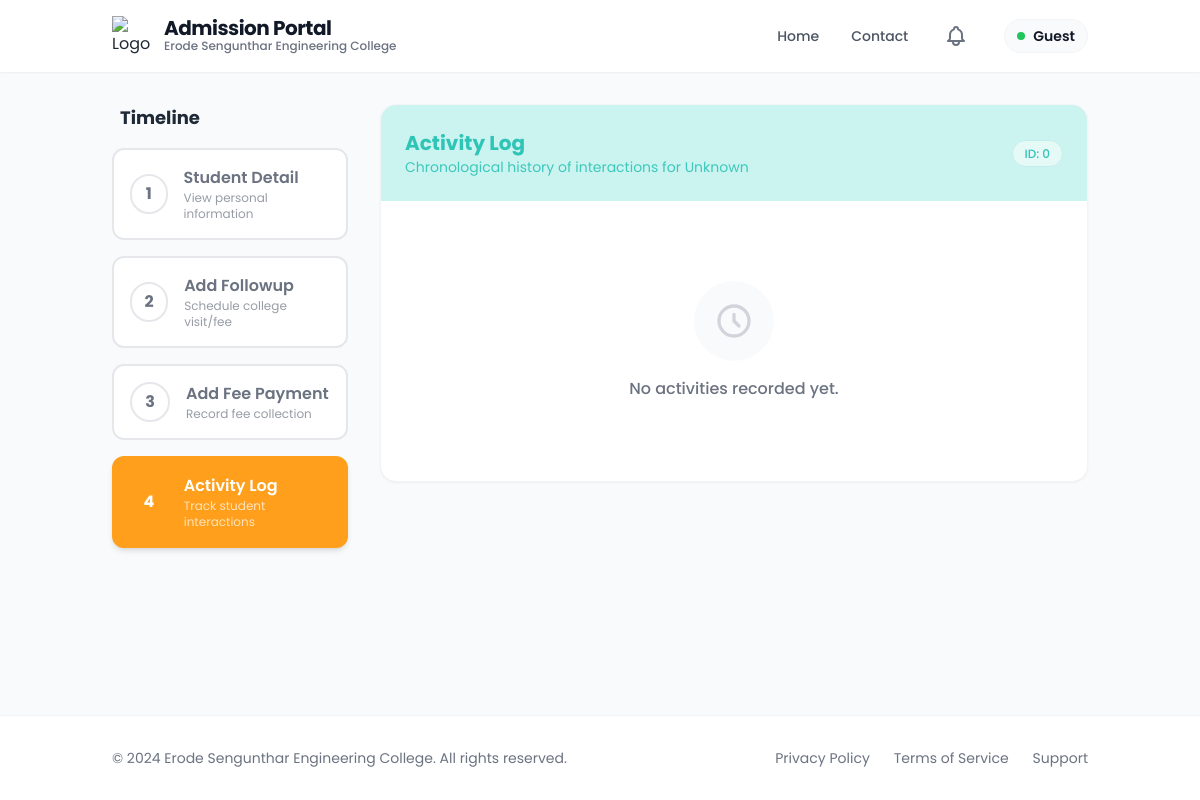
/activities/8/, run on an earlier commit of the app's database.
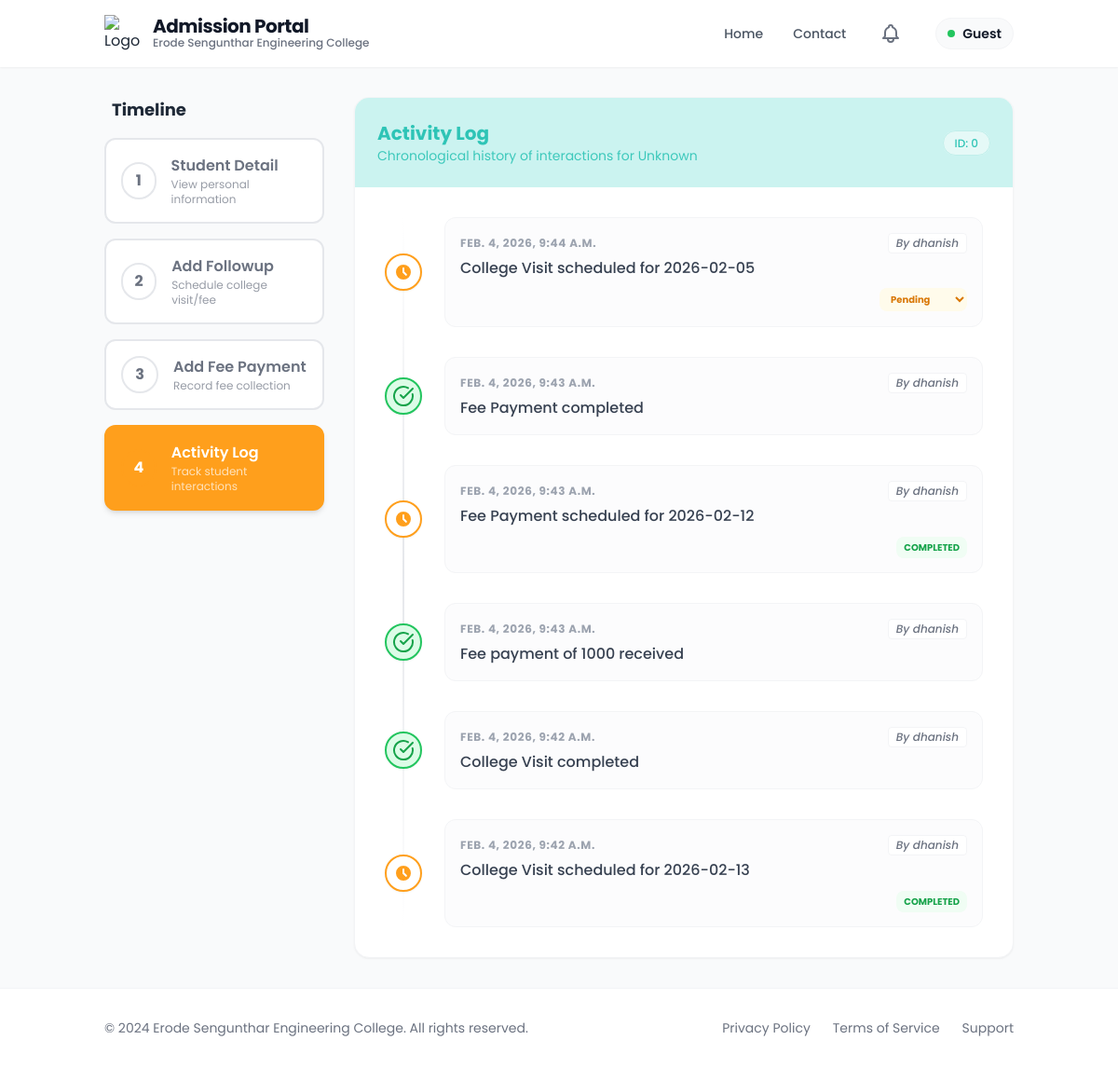
And on a later commit of the database.
### app/models.py (models this page shows, shortened)
class Admission(models.Model):
    Application_number=models.CharField(max_length=100, unique=True, blank =True, null =True)
    unique_id=models.CharField(unique=True,blank=True,null=True)
    student_name = models.CharField(max_length=255)
    email = models.EmailField(unique=True)
    student_mobile = models.CharField(max_length=15, blank=True, null=True)
    father_mobile = models.CharField(max_length=15, blank=True, null=True)
    mother_mobile = models.CharField(max_length=15, blank=True, null=True)
    guardian_mobile = models.CharField(max_length=15,blank=True,null=True)
    father_name = models.CharField(max_length=255)
    mother_name = models.CharField(max_length=255)
    guardian_name = models.CharField(max_length=255, blank=True, null=True)
    register_number = models.CharField(max_length=100, unique=True,blank=True)
    umis_number = models.CharField(max_length=100, blank=True, null=True)
    dob = models.DateField()
    gender = models.CharField(max_length=10, choices=[('Male', 'Male'), ('Female', 'Female'), ('Others', 'Others')])
    community = models.CharField(
    max_length=255,
    choices=[ ('OC', 'Open Competition (OC)'),
    ('BC', 'Backward Class (BC)'),
    ('MBC', 'Most Backward Class (MBC)'),
    ('DNC', 'Denotified Communities (DNC)'),
    ('BCM', 'Backward Class (Muslim) (BCM)'),
    ('SC', 'Scheduled Caste (SC)'),
    ('SCA', 'Scheduled Caste (Arunthathiyar) (SCA)'),
    ('ST', 'Scheduled Tribe (ST)') ],
    blank=True,
    null=True)
    address = models.TextField()
    state=models.CharField(blank=True,null=True)
    district=models.CharField(blank=True,null=True)
    country=models.CharField(blank=True,null=True)
    level = models.CharField(max_length=10, choices=[('ug', 'UG'), ('pg', 'PG'), ('le', 'LE')])
    department_preferences = models.JSONField(default=dict, blank=True)  # Store as {dept_name: preference_rank}
    pg_dept = models.CharField(max_length=255, blank=True, null=True)  # For PG only
    tc = models.FileField(upload_to=certificate_upload_path, blank=True)
    community_cert = models.FileField(upload_to=certificate_upload_path, blank=True)
    aadhaar = models.FileField(upload_to=certificate_upload_path, blank=True)
    tenth_marksheet = models.FileField(upload_to=certificate_upload_path, blank=True)
    twelfth_marksheet = models.FileField(upload_to=certificate_upload_path, blank=True, null=True)
    photo = models.FileField(upload_to=photo_upload_path, blank=True)
    admission_fee = models.CharField(max_length=50, blank=True)
    tuition_fee = models.CharField(max_length=50, blank=True)
    college_fee = models.CharField(max_length=50, blank=True)
    hostel_fee = models.CharField(max_length=50, blank=True)
    bus_fee = models.CharField(max_length=50, blank=True)
    transaction_id = models.CharField(max_length=50,null=True, blank=True)
    transaction_date = models.DateTimeField(null=True, blank=True)
    payment_screenshot = models.FileField(upload_to=payment_upload_path, blank=True)
    had_paid=models.BooleanField(default=False)
    tenth_total = models.CharField(max_length=50, blank=True)
    tenth_percentage = models.CharField(max_length=50, blank=True)
    twelfth_total = models.CharField(max_length=50, blank=True, null=True)
    twelfth_percentage = models.CharField(max_length=50, blank=True, null=True)
    qualification = models.CharField(max_length=10, choices=[('12th', '12th'), ('Diploma', 'Diploma')], blank=True)
    maths_marks = models.CharField(max_length=50, blank=True, null=True)
    physics_marks = models.CharField(max_length=50, blank=True, null=True)
    chemistry_marks = models.CharField(max_length=50, blank=True, null=True)
    cutoff_marks = models.CharField(max_length=50, blank=True, null=True)
    twelfth_major = models.CharField(max_length=255, blank=True,null= True)
    diploma_total = models.CharField(max_length=50, blank=True, null=True)
    diploma_percentage = models.CharField(max_length=50, blank=True, null=True)
    diploma_major = models.CharField(max_length=255, blank=True)
    last_school = models.CharField(max_length=255, blank=True)
    board = models.CharField(max_length=50, choices=[
        ('State Board', 'State Board'),
        ('CBSE', 'CBSE'),
        ('ICSE', 'ICSE'),
        ('Matriculation', 'Matriculation'),
        ('Diploma', 'Diploma'),
        ('Others', 'Others')
    ], blank=True)
    year_passing = models.IntegerField(blank=True, null=True)
    medium = models.CharField(max_length=50, choices=[
        ('Tamil', 'Tamil'),
        ('English', 'English'),
        ('Others', 'Others')
    ], blank=True)
    vocational_stream = models.CharField(max_length=100, blank=True, null=True)
    skill_proof = models.FileField(upload_to=vocational_upload_path, blank=True, null=True)
    bus_needed = models.CharField(max_length=3, choices=[('yes', 'Yes'), ('no', 'No')], blank=True)
    boarding_point = models.CharField(max_length=100, blank=True, null=True)
    bus_route = models.CharField(max_length=100, blank=True, null=True)
    hostel_needed = models.CharField(max_length=3, choices=[('yes', 'Yes'), ('no', 'No')], blank=True)
    hostel_type = models.CharField(max_length=50, blank=True, null=True)
    room_type = models.CharField(max_length=50, blank=True, null=True)
    mess_type = models.CharField(max_length=50, blank=True, null=True)
    hostel_fee_amount = models.CharField(max_length=50, blank=True, null=True)
    reference_name = models.CharField(max_length=255, blank=True)
    contact_number = models.CharField(max_length=15, blank=True)
    relationship = models.CharField(max_length=255,blank=True)
    reference_mobile = models.CharField(max_length=15,blank=True)
    reference_department = models.CharField(max_length=255,blank=True)
    reference_designation = models.CharField(max_length=255,blank=True)
    created_at = models.DateTimeField(auto_now_add=True)

class ActivityLog(models.Model):
    student = models.ForeignKey(
        'Admission',
        on_delete=models.CASCADE,
        related_name='activities'
    )
    action = models.CharField(max_length=255)
    created_by = models.ForeignKey(
        User,
        on_delete=models.SET_NULL,
        null=True
    )
    followup = models.ForeignKey(
        'FollowUp',
        on_delete=models.SET_NULL,
        null=True,
        blank=True,
        related_name='logs'
    )
    is_completed = models.BooleanField(default=False)
    created_at = models.DateTimeField(auto_now_add=True)

class FollowUp(models.Model):
    FOLLOWUP_TYPES = (
        ('visit', 'College Visit'),
        ('fee', 'Fee Payment'),
    )
    student = models.ForeignKey(
        'Admission',
        on_delete=models.CASCADE,
        related_name='followups'
    )
    followup_type = models.CharField(max_length=10, choices=FOLLOWUP_TYPES)
    expected_date = models.DateField()
    remarks = models.TextField(blank=True)
    completed = models.BooleanField(default=False)
    created_by = models.ForeignKey(
        User,
        on_delete=models.SET_NULL,
        null=True
    )
    created_at = models.DateTimeField(auto_now_add=True)

### app/followup.py (the view)
# urls.py: path('activities/<int:pk>/', followup.student_activity_log, name='student_activity_log'),
def student_activity_log(request, pk):
    student = get_object_or_404(Admission, pk=pk)
    activities = student.activities.all().order_by('-created_at')
    return render(request, 'followup/activity_log.html', {
        'student': student,
        'admission': student,
        'activities': activities,
        'active_step': 'activity_log'
    })

### templates/followup/activity_log.html (shortened to what this page needs)
{% extends 'followup/new_base.html' %}
{% block content %}
<div class="flex flex-col lg:flex-row gap-8">
    <div class="lg:w-1/4">
        <div class="sticky top-24">
            <h3 class="text-lg font-bold mb-4 text-gray-800 px-2">Timeline</h3>
            {% include 'followup/stepper.html' %}
        </div>
    </div>
    <div class="lg:w-3/4">
        <div class="bg-white rounded-2xl shadow-sm border border-gray-100 overflow-hidden">
            <div class="p-6 bg-accent text-dark">
                <div class="flex justify-between items-center">
                    <div>
                        <h2 class="text-xl font-bold">Activity Log</h2>
                        <p class="text-sm opacity-90">Chronological history of interactions for {{ student.student_name }}</p>
                    </div>
                    <div class="hidden md:block">
                        <span
                            class="bg-white/50 px-3 py-1 rounded-full text-xs font-medium border border-dark/20 text-dark">
                            ID: {{ student.register_number }}
                        </span>
                    </div>
                </div>
            </div>
            <div class="p-8">
                {% if activities %}
                <div
                    class="relative space-y-8 before:absolute before:inset-0 before:ml-5 before:-translate-x-px before:h-full before:w-0.5 before:bg-gradient-to-b before:from-transparent before:via-gray-200 before:to-transparent">
                    {% for activity in activities %}
                    <div class="relative flex items-center justify-between md:justify-start">
                        {% if activity.is_completed %}
                        <div class="flex items-center justify-center w-10 h-10 rounded-full border-2 shadow-sm z-10 shrink-0"
     style="background-color: #dcfce7; border-color: #22c55e;">
    <svg xmlns="http://www.w3.org/2000/svg"
         width="24"
         height="24"
         viewBox="0 0 24 24"
         style="color: #16a34a;">
        <g fill="none"
           stroke="currentColor"
           stroke-linecap="round"
           stroke-linejoin="round"
           stroke-width="2">
            <path d="M21.801 10A10 10 0 1 1 17 3.335"/>
            <path d="m9 11l3 3L22 4"/>
        </g>
    </svg>
</div>
                        {% else %}
                        <div
                            class="flex items-center justify-center w-10 h-10 rounded-full bg-white border-2 border-primary shadow-sm z-10 shrink-0">
                            <svg class="w-5 h-5 text-primary" fill="currentColor" viewBox="0 0 20 20">
                                <path fill-rule="evenodd"
                                    d="M10 18a8 8 0 100-16 8 8 0 000 16zm1-12a1 1 0 10-2 0v4a1 1 0 00.293.707l2.828 2.829a1 1 0 101.415-1.415L11 9.586V6z"
                                    clip-rule="evenodd" />
                            </svg>
                        </div>
                        {% endif %}
                        <div class="w-[calc(100%-3rem)] ml-6 p-4 rounded-xl bg-gray-50/50 border border-gray-100">
                            <div class="flex flex-col sm:flex-row sm:items-center justify-between gap-2 mb-1">
                                <time class="text-xs font-bold text-gray-400 uppercase tracking-wider">
                                    {{ activity.created_at }}</time>
                                <span
                                    class="text-xs font-medium text-gray-500 bg-white px-2 py-0.5 rounded border border-gray-100 italic">By
                                    {{ activity.created_by.get_full_name|default:activity.created_by.username }}</span>
                            </div>
                            <div class="text-gray-700 font-medium">{{ activity.action }}</div>
                            {% if activity.followup and not activity.followup.completed %}
                            <div class="mt-2 text-right">
                                <select
                                    onchange="if(this.value==='Completed') completeFollowUp({{ activity.followup.id }})"
                                    class="text-[10px] bg-amber-50 border-amber-200 rounded-lg px-2 py-1 font-bold text-amber-600 focus:ring-primary focus:border-primary cursor-pointer">
                                    <option value="Pending" selected>Pending</option>
                                </select>
                            </div>
                            {% elif activity.followup and activity.followup.completed %}
                            <div class="mt-2 text-right">
                                <span
                                    class="text-[10px] font-bold text-green-600 bg-green-50 px-2 py-1 rounded-lg uppercase">Completed</span>
                            </div>
                            {% endif %}
                        </div>
                    </div>
                    {% endfor %}
                </div>
                {% else %}
                <div class="text-center py-12">
                    <div class="bg-gray-50 w-20 h-20 rounded-full flex items-center justify-center mx-auto mb-4">
                        <svg class="w-10 h-10 text-gray-300" fill="none" stroke="currentColor" viewBox="0 0 24 24">
                            <path stroke-linecap="round" stroke-linejoin="round" stroke-width="2"
                                d="M12 8v4l3 3m6-3a9 9 0 11-18 0 9 9 0 0118 0z" />
                        </svg>
                    </div>
                    <p class="text-gray-500 font-medium">No activities recorded yet.</p>
                </div>
                {% endif %}
            </div>
        </div>
    </div>
</div>
{% endblock %}

What changed in the data, as far as the page shows it:
added ActivityLog: is_completed False (drawn), created_at "FEB. 4, 2026, 9:44 A.M.", created_by.get_full_name "dhanish", action "College Visit scheduled for 2026-02-05", followup "Pending"
added ActivityLog: is_completed True (drawn), created_at "FEB. 4, 2026, 9:43 A.M.", created_by.get_full_name "dhanish", action "Fee Payment completed"
added ActivityLog: is_completed False (drawn), created_at "FEB. 4, 2026, 9:43 A.M.", created_by.get_full_name "dhanish", action "Fee Payment scheduled for 2026-02-12", shows "COMPLETED"
added ActivityLog: is_completed True (drawn), created_at "FEB. 4, 2026, 9:43 A.M.", created_by.get_full_name "dhanish", action "Fee payment of 1000 received"
added ActivityLog: is_completed True (drawn), created_at "FEB. 4, 2026, 9:42 A.M.", created_by.get_full_name "dhanish", action "College Visit completed"
added ActivityLog: is_completed False (drawn), created_at "FEB. 4, 2026, 9:42 A.M.", created_by.get_full_name "dhanish", action "College Visit scheduled for 2026-02-13", shows "COMPLETED"
Also different on the page:
text no longer shown: "No activities recorded yet."
